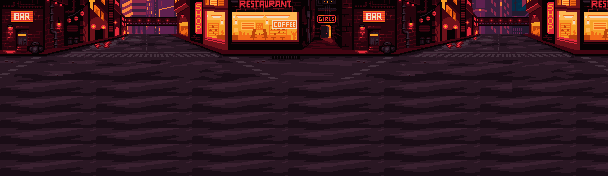

This is a level from a 2D game, rendered from its Tiled map with the project's own tilesets. A one-line summary and the complete map file follow:
An orthogonal 38x11 tile map with 16x16 px tiles, 1 tile layer (Kachelebene 1).

<map version="1.8" tiledversion="1.8.5" orientation="orthogonal" renderorder="right-down" width="38" height="11" tilewidth="16" tileheight="16" infinite="0" nextlayerid="2" nextobjectid="1">
 <tileset firstgid="1" source="cyberpunk-street.tsx" />
 <layer id="1" name="Kachelebene 1" width="38" height="11">
  <data encoding="csv">
267,268,269,270,271,272,273,274,275,276,277,278,279,280,281,282,283,284,285,286,287,288,289,290,291,292,293,294,295,296,297,298,299,300,301,302,303,304,
305,306,307,308,309,310,311,312,313,314,315,316,317,318,319,320,321,322,323,324,325,326,327,328,329,330,331,332,333,334,335,336,337,338,339,340,341,342,
343,344,345,346,347,348,349,350,351,352,353,354,355,356,357,358,359,360,361,362,363,364,365,366,367,368,369,370,371,372,373,374,375,376,377,378,379,380,
381,382,383,384,385,386,387,388,389,390,391,392,393,394,395,396,397,398,399,400,401,402,403,404,405,406,407,408,409,410,411,412,413,414,415,416,417,418,
419,420,421,422,423,424,425,426,427,428,429,430,431,432,433,434,435,436,437,438,439,440,441,442,443,444,445,446,447,448,449,450,451,452,453,454,455,456,
424,425,426,427,428,429,424,425,426,427,428,429,424,425,426,427,428,429,424,425,426,427,428,429,424,425,426,427,428,429,424,425,424,425,426,427,428,429,
424,425,426,427,428,429,424,425,426,427,428,429,424,425,426,427,428,429,424,425,426,427,428,429,424,425,426,427,428,429,424,425,426,427,428,429,424,425,
424,425,426,427,428,429,424,425,426,427,428,429,424,425,426,427,428,429,424,425,426,427,428,429,424,425,426,427,428,429,424,425,426,427,428,429,424,425,
424,425,426,427,428,429,424,425,426,427,428,429,424,425,426,427,428,429,424,425,426,427,428,429,424,425,426,427,428,429,424,425,426,427,428,429,424,425,
424,425,426,427,428,429,424,425,426,427,428,429,424,425,426,427,428,429,424,425,426,427,428,429,424,425,426,427,428,429,424,425,426,427,428,429,424,425,
424,425,426,427,428,429,424,425,426,427,428,429,424,425,426,427,428,429,424,425,426,427,428,429,424,425,426,427,428,429,424,425,426,427,428,429,424,425
</data>
 </layer>
</map>
